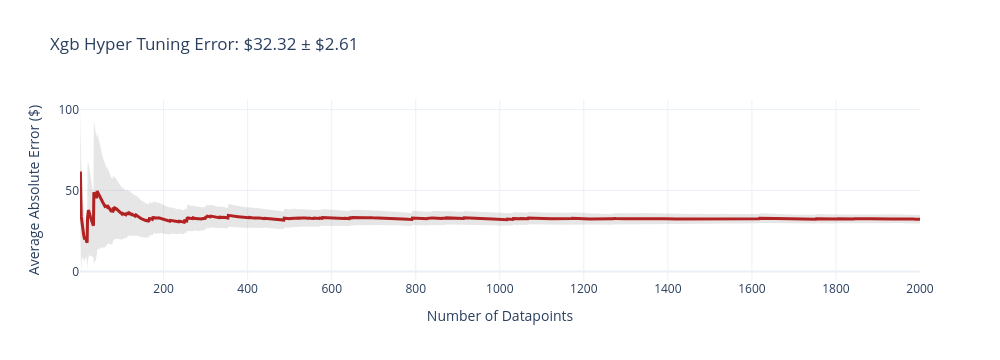
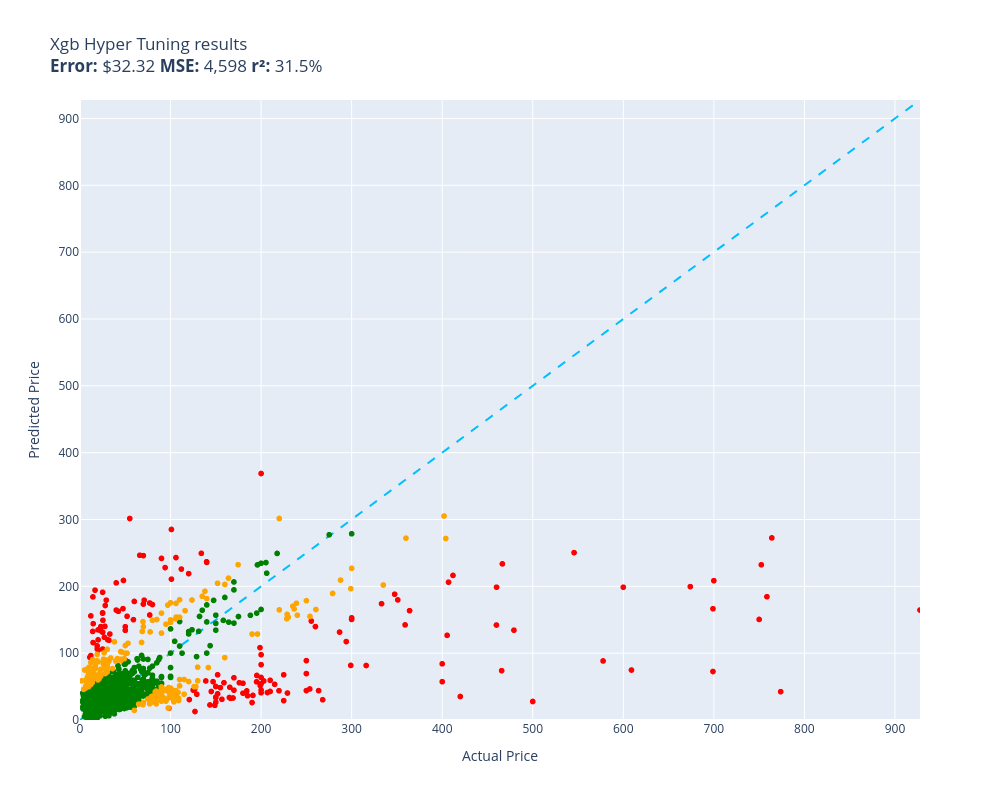

Write notebook code for charts like these, in order.
### Code cell
# Evaluation
evaluate(xgb_hyper_tuning, test)

### Figure 1 — Plotly figure (JSON) as saved in the notebook; plotly's stock layout.template omitted (floating-point values rounded to 4 significant figures; data arrays with more than 128 entries replaced by an {"elided": "..."} marker saying what was removed)
{"data": [{"fill": "toself", "fillcolor": "rgba(128,128,128,0.2)", "hoverinfo": "skip", "line": {"color": "rgba(255,255,255,0)"}, "name": "95% CI", "showlegend": false, "type": "scatter", "x": {"elided": "4000 int values"}, "y": {"elided": "4000 float values"}}, {"customdata": {"elided": "2000x1 float values"}, "hovertemplate": "n=%{x}<br>Avg Error=$%{y:,.2f}<br>±95% CI=$%{customdata[0]:,.2f}<extra></extra>", "line": {"color": "firebrick", "width": 3}, "mode": "lines", "name": "Cumulative Avg Error", "type": "scatter", "x": {"elided": "2000 int values"}, "y": {"elided": "2000 float values"}}], "layout": {"height": 360, "showlegend": false, "title": {"text": "Xgb Hyper Tuning Error: $32.32 ± $2.61"}, "width": 1000, "xaxis": {"title": {"text": "Number of Datapoints"}}, "yaxis": {"title": {"text": "Average Absolute Error ($)"}}}}

### Figure 2 — Plotly figure (JSON) as saved in the notebook; plotly's stock layout.template omitted (floating-point values rounded to 4 significant figures; data arrays with more than 128 entries replaced by an {"elided": "..."} marker saying what was removed)
{"data": [{"customdata": {"elided": "1636x1 str values"}, "hovertemplate": "%{customdata[0]}<extra></extra>", "legendgroup": "green", "marker": {"color": "green", "size": 6, "symbol": "circle"}, "mode": "markers", "name": "green", "showlegend": true, "type": "scattergl", "x": {"elided": "1636 float values"}, "xaxis": "x", "y": {"elided": "1636 float values"}, "yaxis": "y"}, {"customdata": {"elided": "157x1 str values"}, "hovertemplate": "%{customdata[0]}<extra></extra>", "legendgroup": "red", "marker": {"color": "red", "size": 6, "symbol": "circle"}, "mode": "markers", "name": "red", "showlegend": true, "type": "scattergl", "x": {"elided": "157 float values"}, "xaxis": "x", "y": {"elided": "157 float values"}, "yaxis": "y"}, {"customdata": {"elided": "207x1 str values"}, "hovertemplate": "%{customdata[0]}<extra></extra>", "legendgroup": "orange", "marker": {"color": "orange", "size": 6, "symbol": "circle"}, "mode": "markers", "name": "orange", "showlegend": true, "type": "scattergl", "x": {"elided": "207 float values"}, "xaxis": "x", "y": {"elided": "207 float values"}, "yaxis": "y"}, {"hoverinfo": "skip", "line": {"color": "deepskyblue", "dash": "dash", "width": 2}, "mode": "lines", "name": "y = x", "showlegend": false, "type": "scatter", "x": [0, 927.6], "y": [0, 927.6]}], "layout": {"height": 800, "legend": {"title": {"text": "color"}, "tracegroupgap": 0}, "showlegend": false, "title": {"text": "Xgb Hyper Tuning results<br><b>Error:</b> $32.32 <b>MSE:</b> 4,598 <b>r²:</b> 31.5%"}, "width": 1000, "xaxis": {"anchor": "y", "domain": [0, 1], "range": [0, 927.6], "title": {"text": "Actual Price"}}, "yaxis": {"anchor": "x", "domain": [0, 1], "range": [0, 927.6], "title": {"text": "Predicted Price"}}}}
